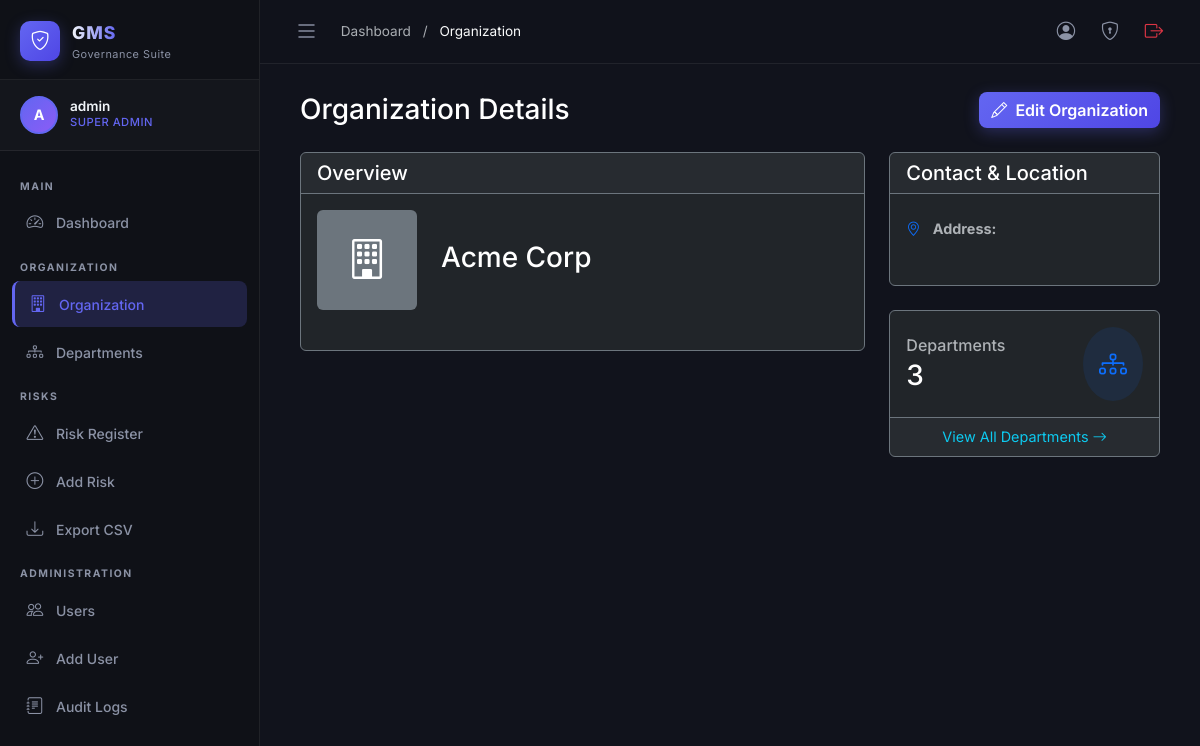
The page /organization/ (signed in) on the database its author committed.
### accounts/models.py (models this page shows, shortened)
class User(AbstractUser):
    role = models.CharField(
        max_length=20,
        choices=Role.choices,
        default=Role.USER,
    )
    department = models.ForeignKey(
        'organization.Department',
        on_delete=models.SET_NULL,
        null=True,
        blank=True,
        related_name='members',
    )
    profile_image = models.ImageField(
        upload_to='profiles/',
        blank=True,
        null=True,
    )
    phone = models.CharField(max_length=20, blank=True)
    bio = models.TextField(blank=True)
    is_active = models.BooleanField(default=True)
    @property
    def can_manage_risks(self):
        return self.role in [Role.SUPER_ADMIN, Role.ADMIN, Role.DEPT_HEAD, Role.RISK_OFFICER]
    @property
    def can_manage_org(self):
        return self.role in [Role.SUPER_ADMIN, Role.ADMIN]

### organization/models.py (models this page shows, shortened)
class Organization(models.Model):
    name = models.CharField(max_length=200)
    description = models.TextField(blank=True)
    mission = models.TextField(blank=True)
    vision = models.TextField(blank=True)
    logo = models.ImageField(upload_to='org/', blank=True, null=True)
    address = models.TextField(blank=True)
    city = models.CharField(max_length=100, blank=True)
    state = models.CharField(max_length=100, blank=True)
    country = models.CharField(max_length=100, blank=True)
    phone = models.CharField(max_length=20, blank=True)
    email = models.EmailField(blank=True)
    website = models.URLField(blank=True)
    created_at = models.DateTimeField(auto_now_add=True)
    updated_at = models.DateTimeField(auto_now=True)
    class Meta:
        verbose_name = 'Organization'

### organization/views.py (the view)
# urls.py: path('', views.org_detail, name='org_detail'),
@login_required
def org_detail(request):
    org = Organization.objects.first()
    return render(request, 'organization/org_detail.html', {'org': org})

### templates/organization/org_detail.html (shortened to what this page needs)
{% extends 'base.html' %}
{% block breadcrumb %}
<a href="{% url 'dashboard:index' %}" class="text-muted text-decoration-none">Dashboard</a>
<span class="text-muted mx-2">/</span>
<span class="text-light">Organization</span>
{% endblock %}
{% block content %}
<div class="container-fluid">
    <div class="d-flex justify-content-between align-items-center mb-4">
        <h2 class="h3 mb-0 text-white">Organization Details</h2>
        {% if user.can_manage_org %}
        <div>
            {% if org %}
            <a href="{% url 'organization:org_update' %}" class="btn btn-primary">
                <i class="bi bi-pencil me-1"></i> Edit Organization
            </a>
            {% else %}
            <a href="{% url 'organization:org_create' %}" class="btn btn-primary">
                <i class="bi bi-plus-circle me-1"></i> Add Organization
            </a>
            {% endif %}
        </div>
        {% endif %}
    </div>
    {% if org %}
    <div class="row">
        <div class="col-xl-8 col-lg-7">
            <div class="card bg-dark border-secondary mb-4">
                <div class="card-header border-secondary">
                    <h5 class="card-title text-white mb-0">Overview</h5>
                </div>
                <div class="card-body">
                    <div class="d-flex align-items-center mb-4">
                        {% if org.logo %}
                        <img src="{{ org.logo.url }}" alt="{{ org.name }} logo" class="me-4 rounded bg-white p-1" style="width: 100px; height: 100px; object-fit: contain;">
                        {% else %}
                        <div class="bg-secondary rounded d-flex align-items-center justify-content-center me-4" style="width: 100px; height: 100px;">
                            <i class="bi bi-building fs-1 text-white"></i>
                        </div>
                        {% endif %}
                        <div>
                            <h3 class="text-white mb-1">{{ org.name }}</h3>
                        </div>
                    </div>
                </div>
            </div>
        </div>
        <div class="col-xl-4 col-lg-5">
            <div class="card bg-dark border-secondary mb-4">
                <div class="card-header border-secondary">
                    <h5 class="card-title text-white mb-0">Contact & Location</h5>
                </div>
                <div class="card-body">
                    <ul class="list-group list-group-flush bg-transparent">
                        <li class="list-group-item bg-transparent text-muted px-0 border-secondary">
                            <i class="bi bi-geo-alt me-2 text-primary"></i> <strong>Address:</strong><br>
                            {% if org.city %}{{ org.city }}{% endif %}{% if org.state %}, {{ org.state }}{% endif %}<br>
                        </li>
                    </ul>
                </div>
            </div>
            <div class="card bg-dark border-secondary">
                <div class="card-body d-flex justify-content-between align-items-center">
                    <div>
                        <h6 class="text-muted mb-1">Departments</h6>
                        <h3 class="text-white mb-0">{{ org.departments.count }}</h3>
                    </div>
                    <div class="bg-primary bg-opacity-10 p-3 rounded-circle">
                        <i class="bi bi-diagram-3 text-primary fs-3"></i>
                    </div>
                </div>
                <div class="card-footer border-secondary text-center">
                    <a href="{% url 'organization:dept_list' %}" class="text-info text-decoration-none">View All Departments <i class="bi bi-arrow-right"></i></a>
                </div>
            </div>
        </div>
    </div>
    {% endif %}
</div>
{% endblock %}

### templates/base.html (shortened to what this page needs)
{% load static %}
<!DOCTYPE html>
<html lang="en" data-bs-theme="dark">
<head>
  <link href="https://cdn.jsdelivr.net/npm/bootstrap@5.3.3/dist/css/bootstrap.min.css" rel="stylesheet" />
  <link href="https://cdn.jsdelivr.net/npm/bootstrap-icons@1.11.3/font/bootstrap-icons.css" rel="stylesheet" />
  <link href="{% static 'css/gms.css' %}" rel="stylesheet" />
</head>
<body>
{% if user.is_authenticated %}
<div class="sidebar" id="sidebar">
  <div class="sidebar-brand">
    <div class="sidebar-brand-icon">
      <i class="bi bi-shield-check"></i>
    </div>
    <div class="sidebar-brand-text">
      <span class="brand-title">GMS</span>
      <span class="brand-subtitle">Governance Suite</span>
    </div>
  </div>
  <div class="sidebar-user-card">
    <div class="sidebar-avatar">
      {% if user.profile_image %}
        <img src="{{ user.profile_image.url }}" alt="avatar" />
      {% else %}
        <span>{{ user.username|first|upper }}</span>
      {% endif %}
    </div>
    <div class="sidebar-user-info">
      <div class="sidebar-user-name">{{ user.get_full_name|default:user.username }}</div>
      <div class="sidebar-user-role">{{ user.get_role_display }}</div>
    </div>
  </div>
  <nav class="sidebar-nav">
    <div class="nav-section-label">Main</div>
    <a href="{% url 'dashboard:index' %}" class="nav-item {% if request.resolver_match.namespace == 'dashboard' %}active{% endif %}">
      <i class="bi bi-speedometer2"></i><span>Dashboard</span>
    </a>
    <div class="nav-section-label">Organization</div>
    <a href="{% url 'organization:org_detail' %}" class="nav-item {% if request.resolver_match.namespace == 'organization' and 'dept' not in request.resolver_match.url_name %}active{% endif %}">
      <i class="bi bi-building"></i><span>Organization</span>
    </a>
    <a href="{% url 'organization:dept_list' %}" class="nav-item {% if 'dept' in request.resolver_match.url_name|default:'' %}active{% endif %}">
      <i class="bi bi-diagram-3"></i><span>Departments</span>
    </a>
    <div class="nav-section-label">Risks</div>
    <a href="{% url 'risks:risk_list' %}" class="nav-item {% if request.resolver_match.namespace == 'risks' and 'create' not in request.resolver_match.url_name|default:'' %}active{% endif %}">
      <i class="bi bi-exclamation-triangle"></i><span>Risk Register</span>
    </a>
    {% if user.can_manage_risks %}
    <a href="{% url 'risks:risk_create' %}" class="nav-item {% if 'create' in request.resolver_match.url_name|default:'' and request.resolver_match.namespace == 'risks' %}active{% endif %}">
      <i class="bi bi-plus-circle"></i><span>Add Risk</span>
    </a>
    {% endif %}
    {% if user.can_manage_risks %}
    <a href="{% url 'risks:risk_export_csv' %}" class="nav-item">
      <i class="bi bi-download"></i><span>Export CSV</span>
    </a>
    {% endif %}
    {% if user.can_manage_org %}
    <div class="nav-section-label">Administration</div>
    <a href="{% url 'accounts:user_list' %}" class="nav-item {% if request.resolver_match.namespace == 'accounts' and 'profile' not in request.resolver_match.url_name|default:'' %}active{% endif %}">
      <i class="bi bi-people"></i><span>Users</span>
    </a>
    <a href="{% url 'accounts:user_create' %}" class="nav-item">
      <i class="bi bi-person-plus"></i><span>Add User</span>
    </a>
    <a href="{% url 'audit:audit_log_list' %}" class="nav-item {% if request.resolver_match.namespace == 'audit' %}active{% endif %}">
      <i class="bi bi-journal-text"></i><span>Audit Logs</span>
    </a>
    {% endif %}
  </nav>
</div>
<div class="main-wrapper" id="mainWrapper">
  <div class="topbar">
    <button class="btn topbar-toggle-btn" onclick="toggleSidebar()">
      <i class="bi bi-list fs-4"></i>
    </button>
    <div class="topbar-breadcrumb">
      {% block breadcrumb %}{% endblock %}
    </div>
    <div class="topbar-actions">
      <a href="{% url 'accounts:profile' %}" class="topbar-action-btn" title="Profile">
        <i class="bi bi-person-circle"></i>
      </a>
      <a href="{% url 'accounts:password_change' %}" class="topbar-action-btn" title="Change Password">
        <i class="bi bi-shield-lock"></i>
      </a>
      <a href="{% url 'accounts:logout' %}" class="topbar-action-btn text-danger" title="Logout">
        <i class="bi bi-box-arrow-right"></i>
      </a>
    </div>
  </div>
  <div class="page-content">
    {% block content %}{% endblock %}
  </div>
</div>
{% else %}
{% block auth_content %}{% endblock %}
{% endif %}
</body>
</html>

### rows shown on the page
User: username|first "A", get_full_name "admin", role "SUPER ADMIN"
Organization: name "Acme Corp", departments.count "3"
